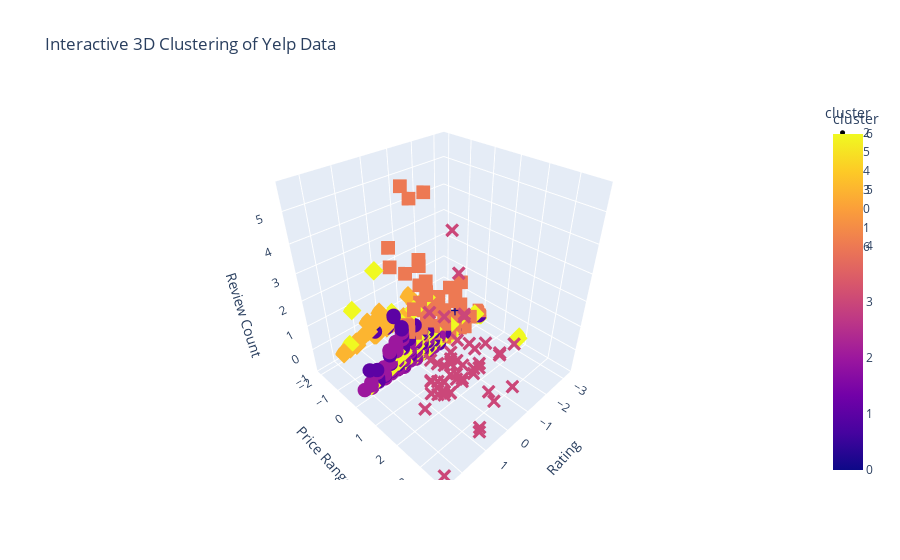

Notebook code cell kept with this figure:
### Markdown cell above
Finally, we plotted the median income against the price range utilizing K-Means clustering. The plot again shows no clear clusters and the points are very dispersed across both axes. This indicates that there is no strong correlation between the price range of the restaurant and the median income.

### Code cell
# used CHATGPT for help with 3D plot
yelp_clustered = pd.DataFrame(yelp_zip, columns=['rating', 'price_range', 'review_count'])
yelp_clustered['cluster'] = labels

fig = px.scatter_3d(
    yelp_clustered,
    x='rating',                # X-axis
    y='price_range',           # Y-axis
    z='review_count',          # Z-axis
    color='cluster',           # Color points by cluster
    symbol='cluster',          # Optional: Different symbols for each cluster
    hover_data=['rating', 'price_range', 'review_count'],  # Show details on hover
    title='Interactive 3D Clustering of Yelp Data'
)

fig.update_traces(marker=dict(size=5))  # Adjust marker size
fig.update_layout(scene=dict(
    xaxis_title='Rating',
    yaxis_title='Price Range',
    zaxis_title='Review Count'
))
fig.show()
